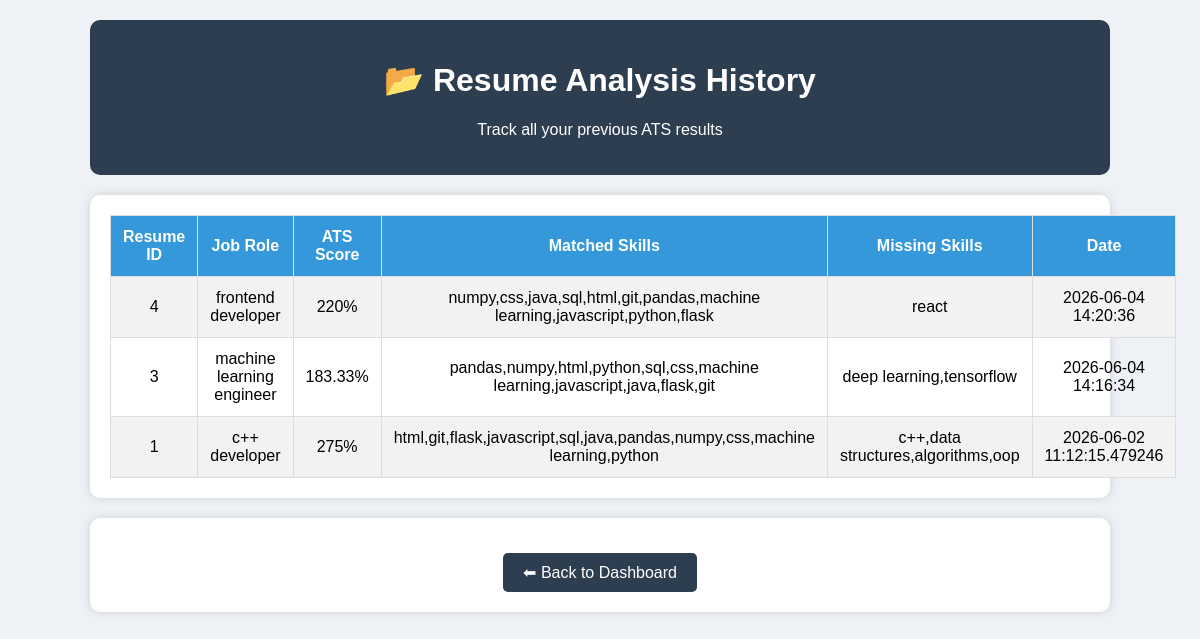
Screenshot of /history (signed in) with the database file from the repository.
### tables this page shows
CREATE TABLE analysis (
        id INTEGER PRIMARY KEY AUTOINCREMENT,
        user_id INTEGER,
        resume_id INTEGER,
        ats_score INTEGER,
        matched_skills TEXT,
        missing_skills TEXT,
        suggestions TEXT,
        job_role TEXT,
        created_at TEXT,
        FOREIGN KEY (user_id) REFERENCES users(id),
        FOREIGN KEY (resume_id) REFERENCES resumes(id)
    );

### app.py (the view)
@app.route("/history")
def history():
    if "user_id" not in session:
        return redirect("/login")
    history_data = get_history(
        session["user_id"]
    )
    return render_template(
        "history.html",
        history=history_data
    )

### database.py (called while the page is built)
def get_connection():
    conn = sqlite3.connect(DB_NAME)
    conn.row_factory = sqlite3.Row
    return conn

def get_history(user_id):
    conn = get_connection()
    cursor = conn.cursor()
    cursor.execute("""
    SELECT *
    FROM analysis
    WHERE user_id = ?
    ORDER BY id DESC
    """, (user_id,))
    history = cursor.fetchall()
    conn.close()
    return history

### templates/history.html (shortened to what this page needs)
<!DOCTYPE html>
<html lang="en">
<head>
</head>
<body>
<div class="container">
    <div class="header">
        <h1>📂 Resume Analysis History</h1>
        <p>Track all your previous ATS results</p>
    </div>
    <div class="card">
        {% if history %}
        <table>
            <tr>
                <th>Resume ID</th>
                <th>Job Role</th>
                <th>ATS Score</th>
                <th>Matched Skills</th>
                <th>Missing Skills</th>
                <th>Date</th>
            </tr>
            {% for item in history %}
            <tr>
                <td>{{ item.resume_id }}</td>
                <td>{{ item.job_role }}</td>
                <td>{{ item.ats_score }}%</td>
                <td>{{ item.matched_skills }}</td>
                <td>{{ item.missing_skills }}</td>
                <td>{{ item.created_at }}</td>
            </tr>
            {% endfor %}
        </table>
        {% else %}
        <div class="empty">
            No history found. Upload a resume to see results here.
        </div>
        {% endif %}
    </div>
    <div class="card" style="text-align:center;">
        <a href="/dashboard" class="btn">⬅ Back to Dashboard</a>
    </div>
</div>
</body>
</html>

### templates/history.html (style rules this page uses)
body { font-family: Arial, sans-serif; background-color: #eef2f7; margin: 0; padding: 0; }
.container { width: 85%; margin: auto; padding: 20px; }
.header { background-color: #2c3e50; color: white; text-align: center; padding: 20px; border-radius: 10px; }
.card { background: white; margin-top: 20px; padding: 20px; border-radius: 10px; box-shadow: 0px 0px 10px #ccc; }
table { width: 100%; border-collapse: collapse; }
th, td { padding: 12px; text-align: center; border: 1px solid #ddd; }
th { background-color: #3498db; color: white; }
tr:nth-child(even) { background-color: #f2f2f2; }
.btn { display: inline-block; padding: 10px 20px; margin-top: 15px; background-color: #2c3e50; color: white; text-decoration: none; border-radius: 5px; }

### rows the page displays
analysis: resume_id "4", job_role "frontend developer", ats_score "220", matched_skills "numpy,css,java,sql,html,git,pandas,machine learning,javascript,python,flask", missing_skills "react", created_at "2026-06-04 14:20:36"
analysis: resume_id "3", job_role "machine learning engineer", ats_score "183.33", matched_skills "pandas,numpy,html,python,sql,css,machine learning,javascript,java,flask,git", missing_skills "deep learning,tensorflow", created_at "2026-06-04 14:16:34"
analysis: resume_id "1", job_role "c++ developer", ats_score "275", matched_skills "html,git,flask,javascript,sql,java,pandas,numpy,css,machine learning,python", missing_skills "c++,data structures,algorithms,oop", created_at "2026-06-02 11:12:15.479246"
